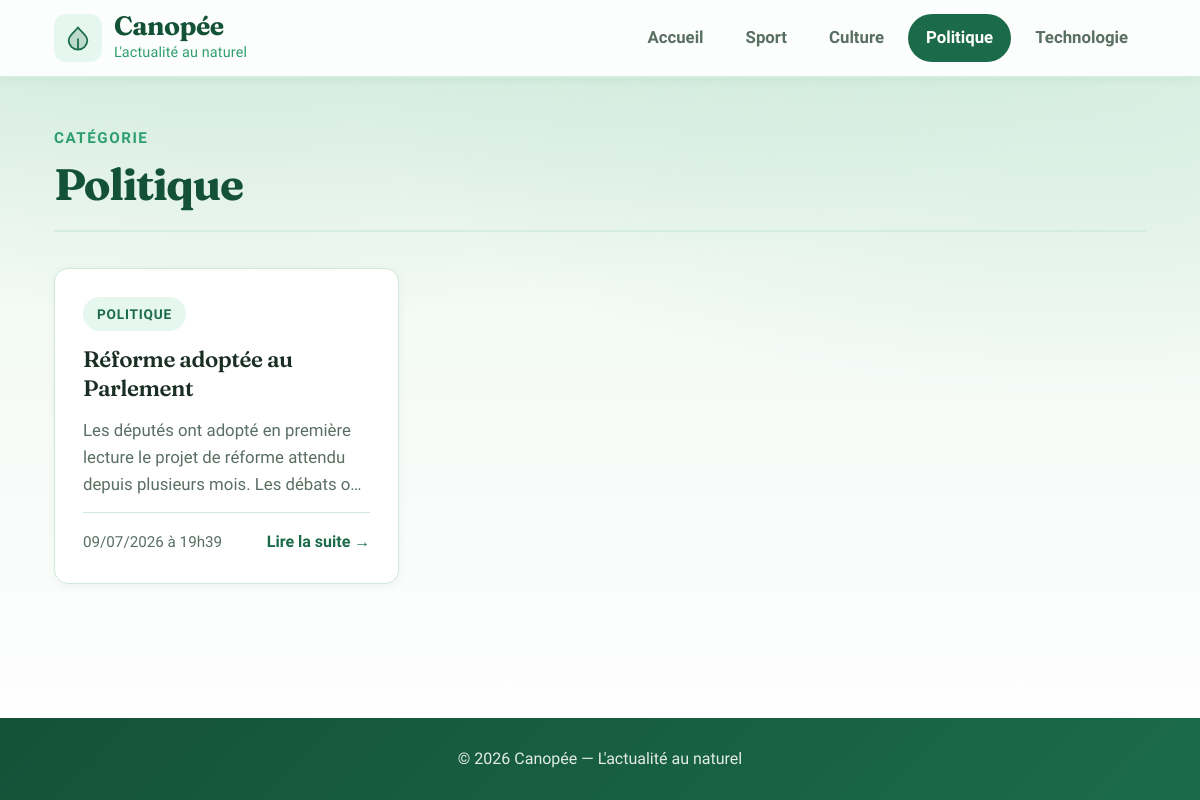
Screenshot of /categorie.php?id=3 with the database file from the repository.
### tables this page shows
CREATE TABLE IF NOT EXISTS Categorie (
    id       INT UNSIGNED AUTO_INCREMENT PRIMARY KEY,
    libelle  VARCHAR(100) NOT NULL
);

CREATE TABLE IF NOT EXISTS Article (
    id               INT UNSIGNED AUTO_INCREMENT PRIMARY KEY,
    titre            VARCHAR(255) NOT NULL,
    contenu          TEXT NOT NULL,
    dateCreation     DATETIME NOT NULL DEFAULT CURRENT_TIMESTAMP,
    dateModification DATETIME NOT NULL DEFAULT CURRENT_TIMESTAMP ON UPDATE CURRENT_TIMESTAMP,
    categorie        INT UNSIGNED NOT NULL,
    CONSTRAINT fk_article_categorie
        FOREIGN KEY (categorie) REFERENCES Categorie(id)
        ON DELETE CASCADE
);

### includes/functions.php (called while the page is built, shortened)
<?php
function e(?string $value): string
{
    return htmlspecialchars($value ?? '', ENT_QUOTES, 'UTF-8');
}
function formatDate(string $date): string
{
    return date('d/m/Y \à H\hi', strtotime($date));
}
function excerpt(string $text, int $length = 150): string
{
    return mb_substr($text, 0, $length) . '…';
}

### categorie.php (the view, shortened to what this page needs)
<?php
require_once __DIR__ . '/includes/functions.php';
$id = filter_input(INPUT_GET, 'id', FILTER_VALIDATE_INT);
$pdo = getConnection();
$categories = $pdo->query('SELECT * FROM Categorie')->fetchAll();
$stmt = $pdo->prepare('SELECT * FROM Categorie WHERE id = ?');
$stmt->execute([$id]);
$categorie = $stmt->fetch();
$sql = 'SELECT a.id, a.titre, a.contenu, a.dateCreation,
               c.id AS categorieId, c.libelle AS categorieLibelle
        FROM Article a
        INNER JOIN Categorie c ON a.categorie = c.id
        WHERE c.id = ?
        ORDER BY a.dateCreation DESC';
$stmt = $pdo->prepare($sql);
$stmt->execute([$id]);
$articles = $stmt->fetchAll();
$categorieActive = $categorie['id'];
require_once __DIR__ . '/includes/header.php';
?>
<section class="page-header">
    <p class="page-eyebrow">Catégorie</p>
    <h1 class="page-title"><?= e($categorie['libelle']) ?></h1>
</section>
<?php if (empty($articles)): ?>
    <div class="empty-state">
        <p>Aucun article dans la catégorie « <?= e($categorie['libelle']) ?> » pour le moment.</p>
    </div>
<?php else: ?>
    <div class="articles-grid">
        <?php foreach ($articles as $article): ?>
            <article class="article-card">
                <span class="badge"><?= e($article['categorieLibelle']) ?></span>
                <h2 class="article-card__title">
                    <a href="article.php?id=<?= $article['id'] ?>"><?= e($article['titre']) ?></a>
                </h2>
                <p class="article-card__excerpt"><?= e(excerpt($article['contenu'])) ?></p>
                <div class="article-card__footer">
                    <time class="article-card__date"><?= e(formatDate($article['dateCreation'])) ?></time>
                    <a href="article.php?id=<?= $article['id'] ?>" class="article-card__link">
                        Lire la suite →
                    </a>
                </div>
            </article>
        <?php endforeach; ?>
    </div>
<?php endif; ?>
<?php require_once __DIR__ . '/includes/footer.php'; ?>

### includes/header.php (shortened to what this page needs)
<!DOCTYPE html>
<html lang="fr">
<head>
    <link rel="stylesheet" href="css/style.css">
</head>
<body>
<header class="site-header">
    <div class="container header-inner">
        <a href="index.php" class="logo">
            <span class="logo-icon" aria-hidden="true">
            </span>
            <span class="logo-text">
                <span class="logo-name">Canopée</span>
                <span class="logo-tagline">L'actualité au naturel</span>
            </span>
        </a>
        <nav class="nav" aria-label="Navigation principale">
            <a href="index.php" class="nav-link<?= ($categorieActive ?? null) === null ? ' is-active' : '' ?>">Accueil</a>
            <?php foreach ($categories as $cat): ?>
                <a href="categorie.php?id=<?= $cat['id'] ?>"
                   class="nav-link<?= ($categorieActive ?? null) == $cat['id'] ? ' is-active' : '' ?>">
                    <?= e($cat['libelle']) ?>
                </a>
            <?php endforeach; ?>
        </nav>
    </div>
</header>
<main class="container main-content">

### rows the page displays
categorie: libelle "Sport"
categorie: libelle "Culture"
categorie: libelle "Politique"
categorie: libelle "Technologie"
article: categorie.libelle "POLITIQUE", titre "Réforme adoptée au Parlement", contenu "Les députés ont adopté en première lecture le projet de réforme attendu depuis plusieurs mois. Les débats…", dateCreation "09/07/2026 à 19h39"
